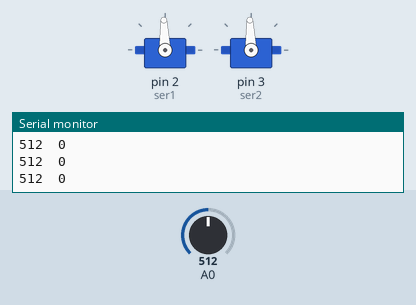
This sketch was run on a simulated Arduino Uno, built with avr-gcc and run on an emulated ATmega328P. On the bench: 2 × servo, the last lines printed to the serial monitor. The test bench sets the inputs (shaded band); at power-on: A0 = 512.

Above: at 1.2 s.
1.3 s: A0 set to 716
At 2.4 s:
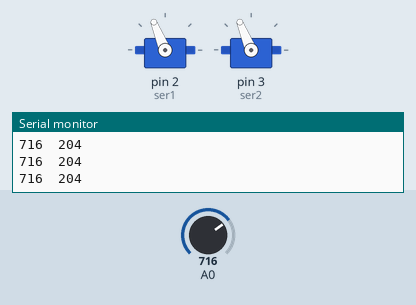
2.9 s: A0 set to 900
At 3.8 s:
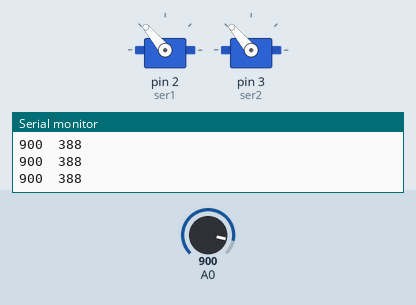
4.5 s: A0 set to 1023
At 5.2 s:
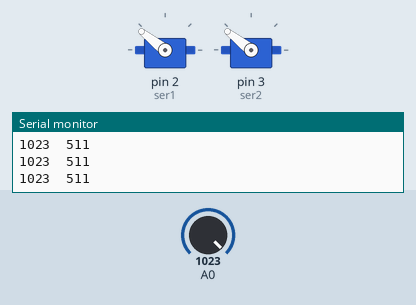
6.1 s: A0 set to 306
At 6.6 s:
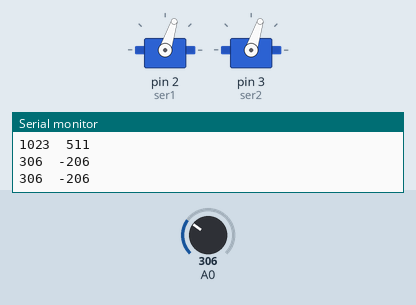
7.7 s: A0 set to 122
At 9.0 s:
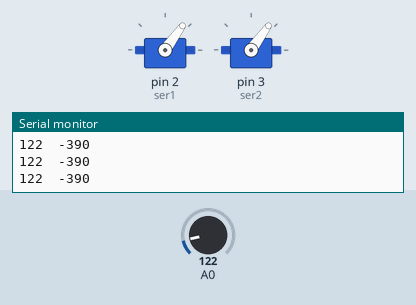
9.3 s: A0 set to 511
At 10.5 s:
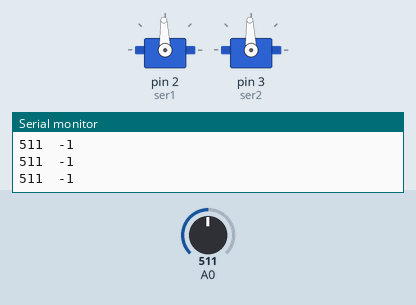
Timing chart, 0 to 11.9 s (numbered marks = the images above; inputs shaded):
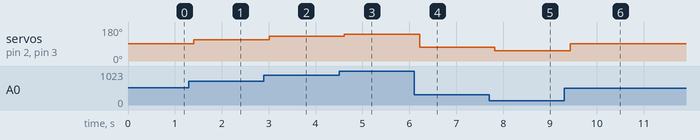

The sketch:

controllerTest.ino
```cpp
#include <Servo.h>
Servo ser1;
Servo ser2;

void setup(){
ser1.attach(2);
ser2.attach(3);
Serial.begin(9600);
ser1.writeMicroseconds(1500);
ser2.writeMicroseconds(1500);
}

void loop(){
int temp = analogRead(A0);
Serial.println(String(temp) + "\t" +String(temp-512));
ser1.writeMicroseconds(982+temp);
ser2.writeMicroseconds(982+temp);
delay(200);
}
```

Measured:
- after the input at 1.3 s, servo on pin 2 (ser1), servo on pin 3 (ser2): 92° → 112° after 0.10 s
- after the input at 2.9 s, servo on pin 2 (ser1), servo on pin 3 (ser2): 112° → 130° after 0.11 s
- after the input at 4.5 s, servo on pin 2 (ser1), servo on pin 3 (ser2): 130° → 142° after 0.11 s
- after the input at 6.1 s, servo on pin 2 (ser1), servo on pin 3 (ser2): 142° → 72° after 0.12 s
- after the input at 7.7 s, servo on pin 2 (ser1), servo on pin 3 (ser2): 72° → 54° after 0.12 s
- after the input at 9.3 s, servo on pin 2 (ser1), servo on pin 3 (ser2): 54° → 92° after 0.13 s
